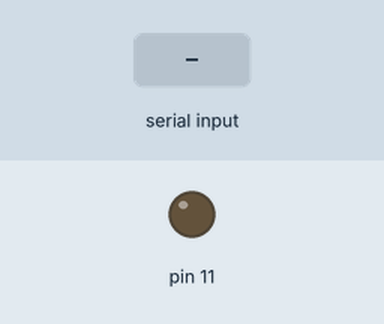
A sketch run on a simulated Arduino Uno, built with avr-gcc and run on an emulated ATmega328P. Parts: output pins drawn as LEDs (lit = HIGH). The test bench sets the inputs (shaded band).

Above: at 1.2 s.
1.3 s: "blue\n" received over Serial
At 2.2 s:
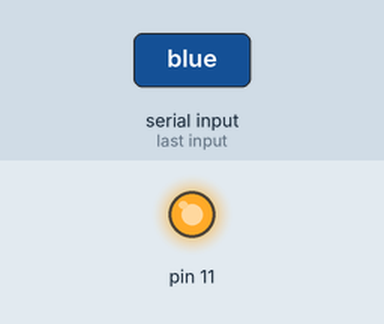
2.8 s: "off\n" received over Serial
At 3.3 s:
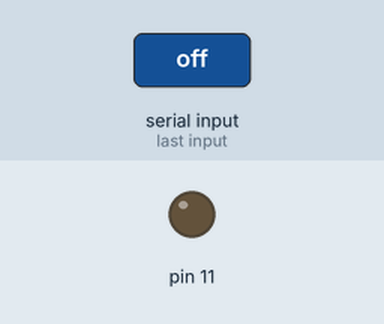
Timing chart, 0 to 5.8 s (numbered marks = the images above; inputs shaded):
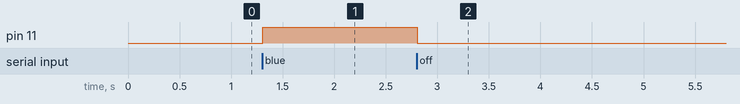

The sketch:

PySerialtest.ino
```cpp
void setup() {

Serial.begin(9600);
pinMode(11,OUTPUT);
//pinMode(4,OUTPUT);
}
String flag1="";
String flag;
char rec;

void func( String flag)

  {
  if (flag=="blue")
    {digitalWrite(11,HIGH);
    digitalWrite(4,LOW);
    }
    if (flag=="rgb")
    {digitalWrite(4,HIGH);
    digitalWrite(3,LOW);
    }
     if (flag=="blue123")
    { digitalWrite(3,HIGH);
      digitalWrite(4,HIGH);

    }
     if (flag=="off")
    {digitalWrite(11,LOW);
    digitalWrite(3,LOW);
    }


   Serial.flush();
  delay(100);

}


void loop()
{

  char str = ' ';
  while(Serial.available()>0)
  {


  rec=Serial.read();
  if (rec=='\n')
    {func(flag1);
     flag1="";

    }
   else
  {
  flag1+=rec ;
  }


  }
  //Serial.println(flag);
}
  //Serial.println(str);
```

Measured:
- after the input at 1.3 s, pin 11: LOW → HIGH at once
- after the input at 2.8 s, pin 11: HIGH → LOW at once
